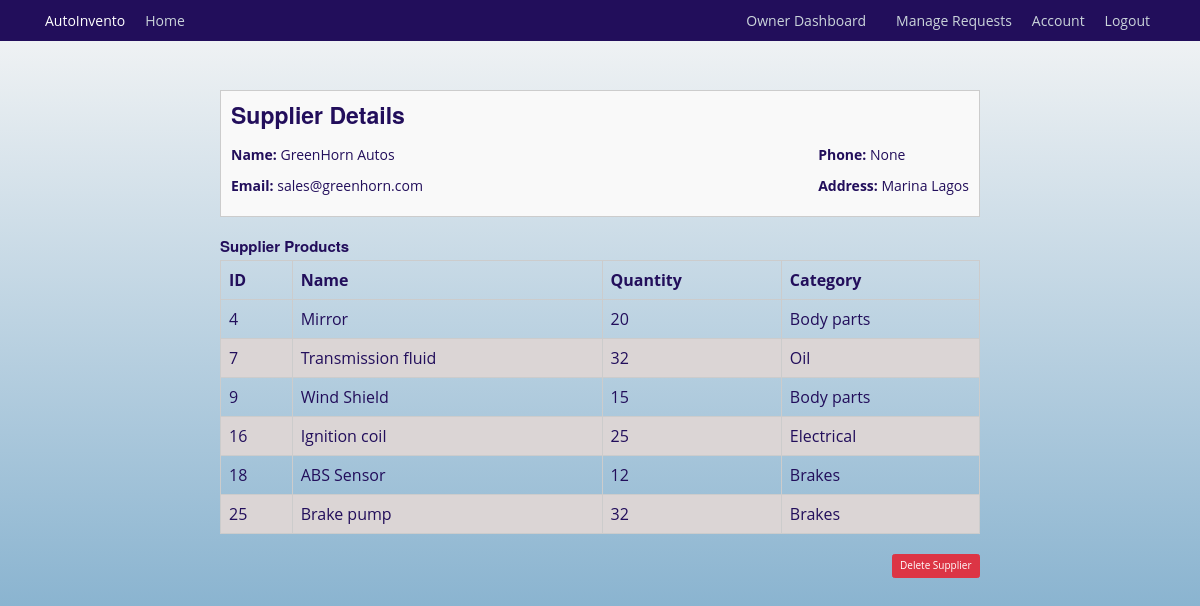
Before: /suppliers/view/4 (signed in) with the older database file.
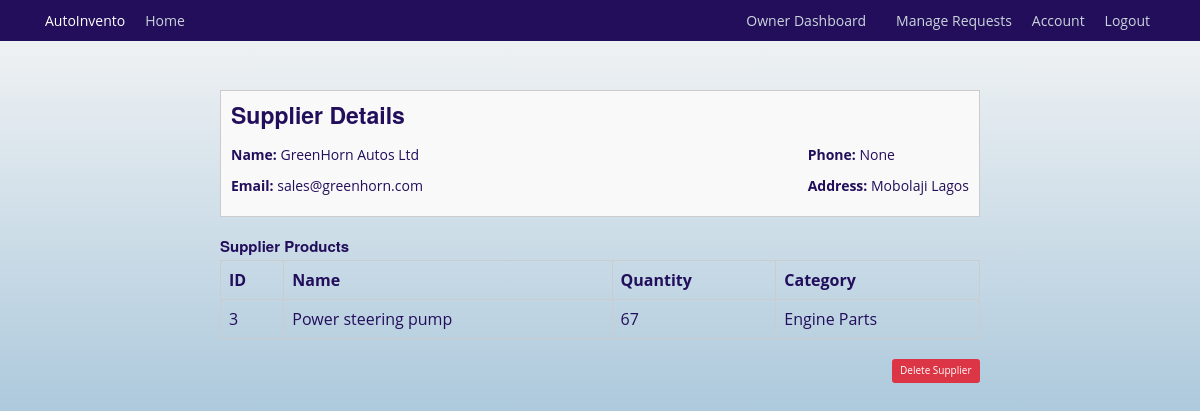
After: the same page with the newer database file.
### autoinvento/models.py (models this page shows, shortened)
class Supplier(db.Model):
    id = db.Column(db.Integer, primary_key=True)
    name = db.Column(db.String(100), unique=True, nullable=False)
    email = db.Column(db.String(120), unique=True, nullable=False)
    phone_number = db.Column(db.Integer, unique=True, nullable=True)
    contact = db.Column(db.String(125), nullable=True)
    items = db.relationship('InventoryItem', back_populates='supplier')

class InventoryItem(db.Model):
    id = db.Column(db.Integer, primary_key=True)
    name = db.Column(db.String(128), unique=True, nullable=False, index=True)
    quantity = db.Column(db.Integer, nullable=False)
    category = db.Column(db.String(50), nullable=False)
    low_stock_threshold = db.Column(db.Integer, default=10)
    date_added = db.Column(db.DateTime, default=datetime.utcnow)
    supplier_id = db.Column(db.Integer, db.ForeignKey('supplier.id'))
    supplier = db.relationship('Supplier', back_populates='items')
    usage_logs = db.relationship('UsageLog', back_populates='items', cascade='all, delete-orphan')
    notifications = db.relationship('Notification', back_populates='items', cascade='all, delete-orphan')
    requests = db.relationship('InventoryRequest', back_populates='requested_item')

### autoinvento/suppliers/routes.py (the view)
@supplier.route('/suppliers/view/<int:supplier_id>', methods=['GET', 'POST'])
@login_required
def view_supplier(supplier_id):
    supplier = Supplier.query.get_or_404(supplier_id)
    supplier_products = InventoryItem.query.filter_by(supplier_id=supplier.id).all()
    return render_template('view_supplier.html', title=supplier.name, supplier=supplier, supplier_products=supplier_products)

### autoinvento/models.py (called while the page is built)
@login_manager.user_loader
def load_user(mechanic_id):
    return Mechanics.query.get(int(mechanic_id))

### autoinvento/templates/view_supplier.html (shortened to what this page needs)
{% extends "base.html" %}
{% block content %}
    <div class="invoice-container">
        <div class="invoice-info">
            <div class="invoice-details">
                <h3>Supplier Details</h3>
                <div class="billing-info mt-4">
                    <div>
                        <p><strong>Name:</strong> {{ supplier.name }}</p>
                        <p><strong>Email:</strong> {{ supplier.email }}</p>
                    </div>
                    <div>
                        <p><strong>Phone:</strong> {{ supplier.phone_number }}</p>
                        <p><strong>Address:</strong> {{ supplier.contact }}</p>
                    </div>
                </div>
            </div>
        </div>
        <div class="invoice-table">
            <h4>Supplier Products</h4>
            <table>
                <thead>
                    <tr>
                        <th>ID</th>
                        <th>Name</th>
                        <th>Quantity</th>
                        <th>Category</th>
                    </tr>
                </thead>
                <tbody>
                    {% for item in supplier_products %}
                    <tr>
                        <td>{{ item.id }}</td>
                        <td>{{ item.name }}</td>
                        <td>{{ item.quantity }}</td>
                        <td>{{ item.category }}</td>
                    </tr>
                    {% endfor %}
                </tbody>
            </table>
        </div>
        <div class="invoice-total">
            <button type="button" class="btn btn-danger" data-bs-toggle="modal" data-bs-target="#deleteModal">
                Delete Supplier
            </button>
        </div>
    </div>
{% endblock content %}

Changed rows visible on the page:
no longer on this page (row edited): InventoryItem: id "4", name "Mirror", quantity "20", category "Body parts"
no longer on this page (row edited): InventoryItem: id "7", name "Transmission fluid", quantity "32", category "Oil"
no longer on this page (row edited): InventoryItem: id "9", name "Wind Shield", quantity "15", category "Body parts"
no longer on this page (row edited): InventoryItem: id "16", name "Ignition coil", quantity "25", category "Electrical"
no longer on this page (row edited): InventoryItem: id "18", name "ABS Sensor", quantity "12", category "Brakes"
no longer on this page (row edited): InventoryItem: id "25", name "Brake pump", quantity "32", category "Brakes"
changed Supplier "sales@greenhorn.com": name "GreenHorn Autos" → "GreenHorn Autos Ltd"; contact "Marina Lagos" → "Mobolaji Lagos"
now on this page (row edited): InventoryItem: id "3", name "Power steering pump", quantity "67", category "Engine Parts"
